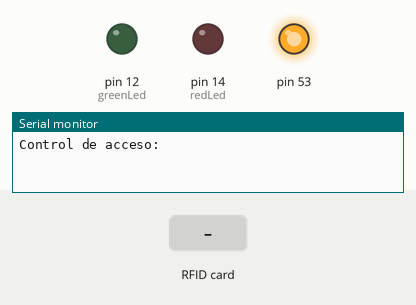
Recording of a sketch running on a simulated Arduino Mega 2560, built with avr-gcc and run on an emulated ATmega2560. On the bench: output pins drawn as LEDs (lit = HIGH), the last lines printed to the serial monitor. Inputs (shaded band) come from the test bench.

Above: at 1.2 s.
1.3 s: RFID card E6 4C 4E 32 held to the reader
At 1.9 s:
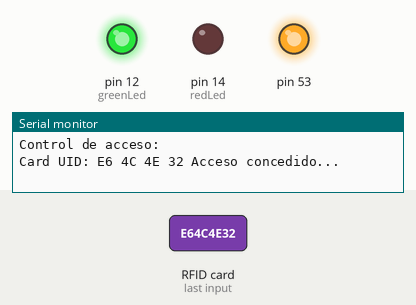
4.3 s: RFID card 5E 7A 19 C4 held to the reader
At 5.5 s:
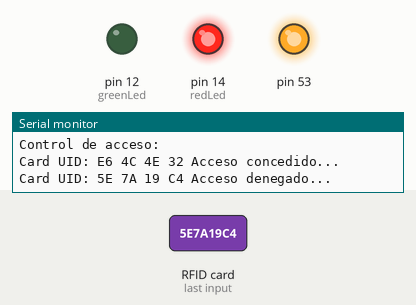
7.3 s: RFID card C1 2F D6 0E held to the reader
At 8.2 s:
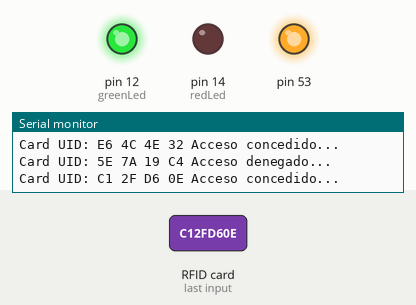
Timing chart, 0 to 10.3 s (numbered marks = the images above; inputs shaded):
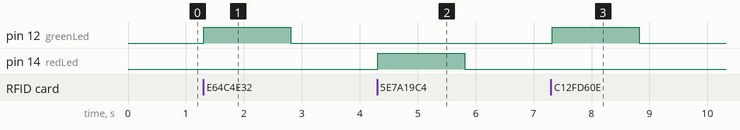

Measured:
- after the input at 1.3 s, pin 12 (greenLed): LOW → HIGH at once, → LOW 1.5 s later
- after the input at 4.3 s, pin 14 (redLed): LOW → HIGH at once, → LOW 1.5 s later
- after the input at 7.3 s, pin 12 (greenLed): LOW → HIGH at once, → LOW 1.5 s later

The sketch:

practica_3_5.ino
```cpp
#include <SPI.h>
#include <MFRC522.h>

#define RST_PIN 22 //Pin 22 para el reset del RC522
#define SS_PIN 21 //Pin 21 para el SS (SDA) del RC522
#define greenLed 12
#define redLed 14
MFRC522 mfrc522(SS_PIN, RST_PIN); ///Creamos el objeto para el RC522

void setup() {
  Serial.begin(9600); //Iniciamos La comunicacion serial
  SPI.begin(); //Iniciamos el Bus SPI
  mfrc522.PCD_Init(); // Iniciamos el MFRC522
  Serial.println("Control de acceso:");
  pinMode(greenLed, OUTPUT);
  pinMode(redLed, OUTPUT);
}

byte ActualUID[4]; //almacenará el código del Tag leído
byte Usuario1[4] = {0xE6, 0x4C, 0x4E, 0x32} ; //código del usuario 1 (CRED ITESO) E6 4C 4E 32
byte Usuario2[4] = {0xC1, 0x2F, 0xD6, 0x0E} ; //código del usuario 2

void loop() {
  // Revisamos si hay nuevas tarjetas presentes
  if ( mfrc522.PICC_IsNewCardPresent())
  {
    //Seleccionamos una tarjeta
    if ( mfrc522.PICC_ReadCardSerial())
    {
      // Enviamos serialemente su UID
      Serial.print(F("Card UID:"));
      for (byte i = 0; i < mfrc522.uid.size; i++) {
        Serial.print(mfrc522.uid.uidByte[i] < 0x10 ? " 0" : " ");
        Serial.print(mfrc522.uid.uidByte[i], HEX);
        ActualUID[i] = mfrc522.uid.uidByte[i];
      }
      Serial.print(" ");
      //comparamos los UID para determinar si es uno de nuestros usuarios
      if (compareArray(ActualUID, Usuario1)) {
        Serial.println("Acceso concedido...");
        digitalWrite(greenLed, HIGH);
        delay(1500);
        digitalWrite(greenLed, LOW);
      }
      else if (compareArray(ActualUID, Usuario2)) {
        Serial.println("Acceso concedido...");
        digitalWrite(greenLed, HIGH);
        delay(1500);
        digitalWrite(greenLed, LOW);
      }
      else {
        Serial.println("Acceso denegado...");
        digitalWrite(redLed, HIGH);
        delay(1500);
        digitalWrite(redLed, LOW);
      }
      // Terminamos la lectura de la tarjeta tarjeta actual
      mfrc522.PICC_HaltA();
    }
  }
}

//Función para comparar dos vectores
boolean compareArray(byte array1[],byte array2[]){
  if (array1[0] != array2[0])return (false);
  if (array1[1] != array2[1])return (false);
  if (array1[2] != array2[2])return (false);
  if (array1[3] != array2[3])return (false);
  return (true);
}
```
